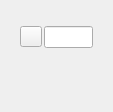
                                 <widget class="QWidget" name="TabCameraColorSpace">
                                  <property name="geometry">
                                   <rect>
                                    <x>0</x>
                                    <y>0</y>
                                    <width>113</width>
                                    <height>112</height>
                                   </rect>
                                  </property>
                                  <attribute name="label">
                                   <string>Camera color space</string>
                                  </attribute>
                                  <layout class="QVBoxLayout" name="verticalLayout_52">
                                   <item>
                                    <widget class="QWidget" name="widget_2" native="true">
                                     <layout class="QVBoxLayout" name="verticalLayout">
                                      <item>
                                       <widget class="QWidget" name="CameraColorWidget" native="true"/>
                                      </item>
                                      <item>
                                       <layout class="QHBoxLayout" name="horizontalLayout_13">
                                        <property name="spacing">
                                         <number>2</number>
                                        </property>
                                        <property name="sizeConstraint">
                                         <enum>QLayout::SetFixedSize</enum>
                                        </property>
                                        <item>
                                         <widget class="QToolButton" name="CameraColorProfileButton">
                                          <property name="toolTip">
                                           <string>Load a camera profile</string>
                                          </property>
                                          <property name="icon">
                                           <iconset resource="../qrc/photivo.qrc">
                                            <normaloff>:/dark/icons/document-open.png</normaloff>:/dark/icons/document-open.png</iconset>
                                          </property>
                                          <property name="iconSize">
                                           <size>
                                            <width>14</width>
                                            <height>14</height>
                                           </size>
                                          </property>
                                         </widget>
                                        </item>
                                        <item>
                                         <widget class="QLineEdit" name="CameraColorProfileText">
                                          <property name="maximumSize">
                                           <size>
                                            <width>250</width>
                                            <height>16777215</height>
                                           </size>
                                          </property>
                                          <property name="readOnly">
                                           <bool>true</bool>
                                          </property>
                                         </widget>
                                        </item>
                                        <item>
                                         <spacer name="horizontalSpacer_7a">
                                          <property name="orientation">
                                           <enum>Qt::Horizontal</enum>
                                          </property>
                                          <property name="sizeType">
                                           <enum>QSizePolicy::Expanding</enum>
                                          </property>
                                          <property name="sizeHint" stdset="0">
                                           <size>
                                            <width>40</width>
                                            <height>20</height>
                                           </size>
                                          </property>
                                         </spacer>
                                        </item>
                                       </layout>
                                      </item>
                                      <item>
                                       <widget class="QWidget" name="CameraColorProfileIntentWidget" native="true"/>
                                      </item>
                                      <item>
                                       <widget class="QWidget" name="CameraColorGammaWidget" native="true"/>
                                      </item>
                                     </layout>
                                    </widget>
                                   </item>
                                   <item>
                                    <spacer name="verticalSpacer_8">
                                     <property name="orientation">
                                      <enum>Qt::Vertical</enum>
                                     </property>
                                     <property name="sizeHint" stdset="0">
                                      <size>
                                       <width>20</width>
                                       <height>358</height>
                                      </size>
                                     </property>
                                    </spacer>
                                   </item>
                                  </layout>
                                 </widget>
